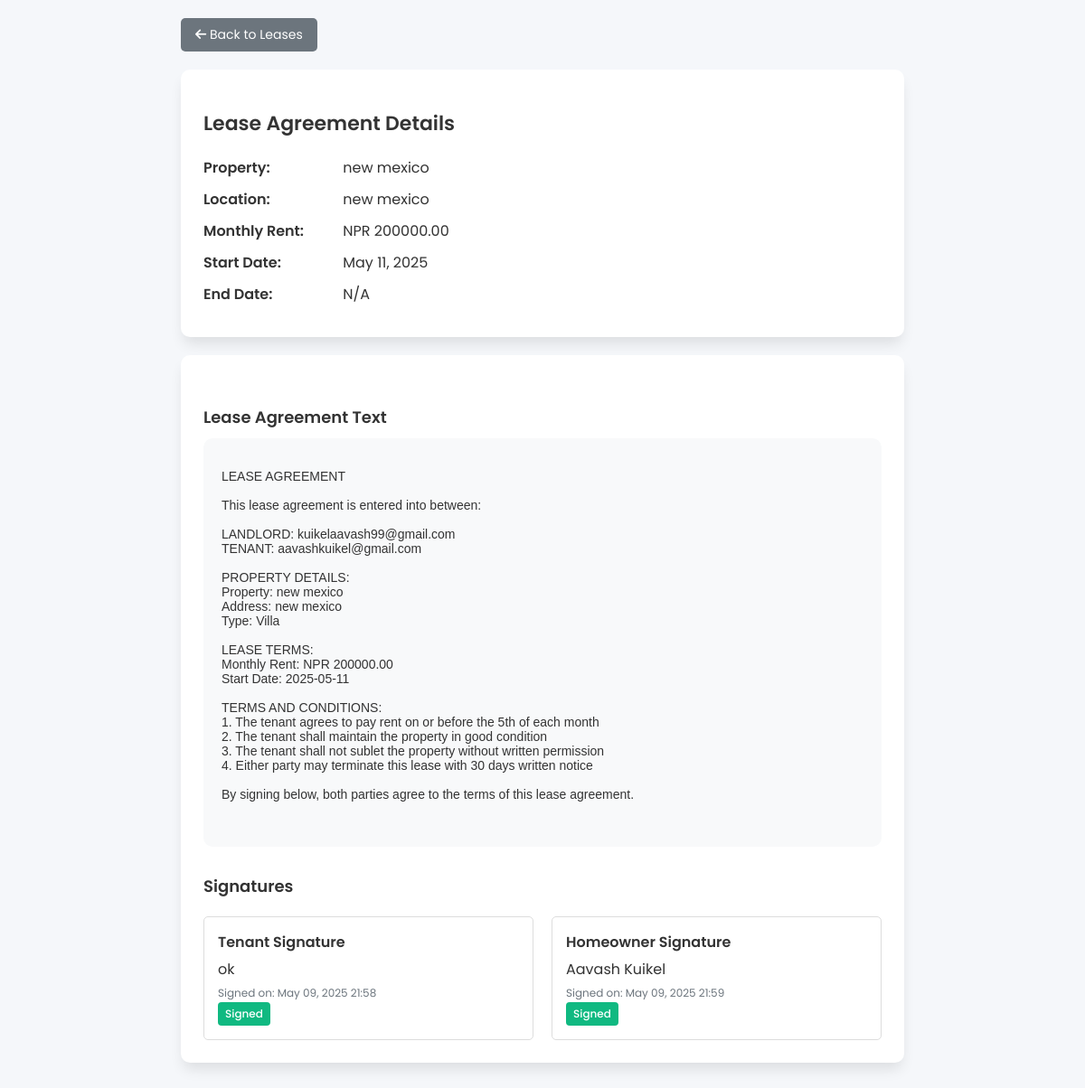
The page /lease/view/5/ (signed in) on the database as committed earlier.
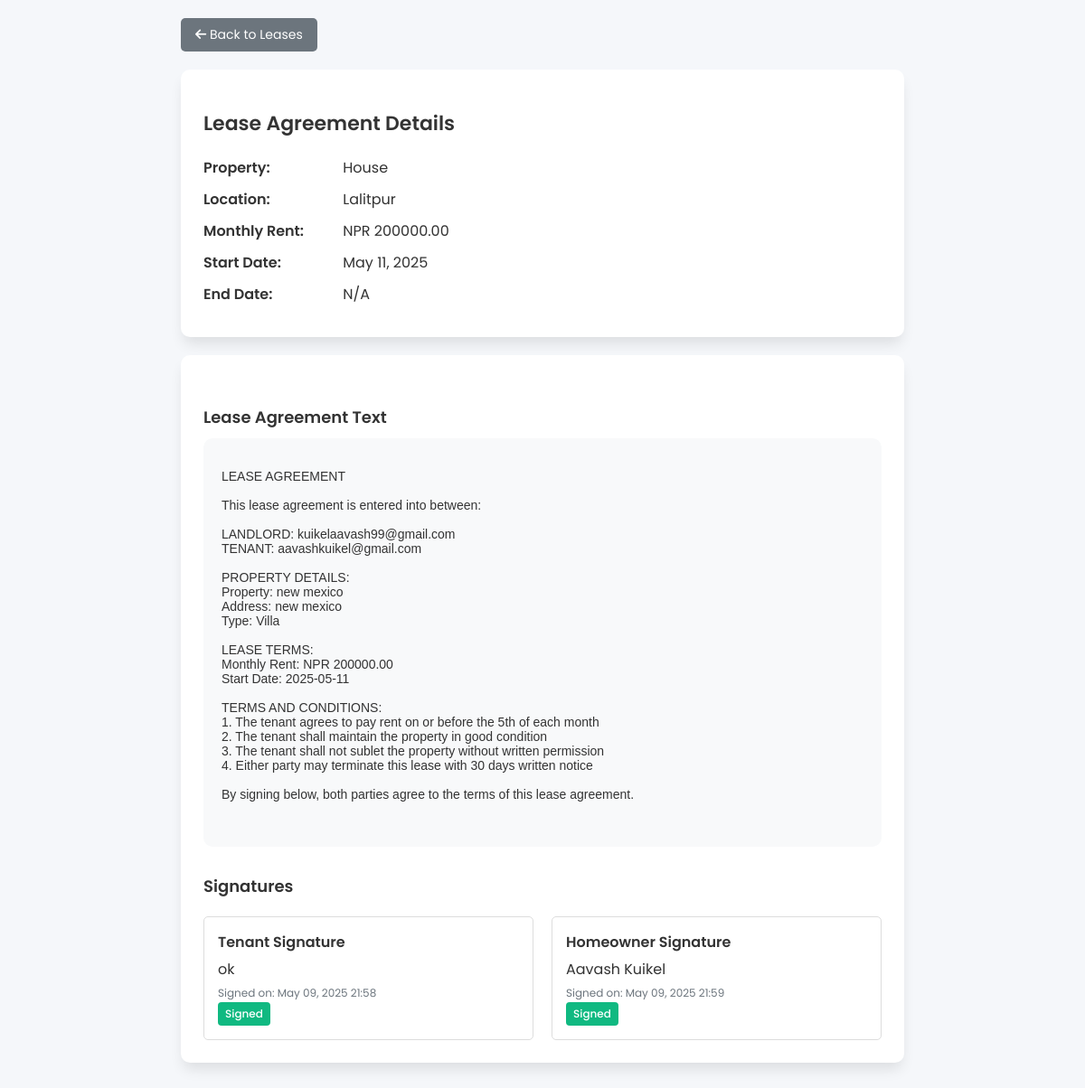
The same page on the database as committed later.
### user/models.py (models this page shows, shortened)
class RentalLeaseAgreement(models.Model):
    rental_request = models.OneToOneField(
        RentalRequest,
        on_delete=models.CASCADE,
        related_name='rental_lease_agreement'
    )
    rental = models.OneToOneField(
        Rental,
        on_delete=models.CASCADE,
        related_name='rental_lease_agreement',
        null=True,
        blank=True
    )
    lease_text = models.TextField()
    tenant_signed = models.BooleanField(default=False)
    tenant_signature = models.TextField(blank=True, null=True)  # Digital signature
    tenant_signed_at = models.DateTimeField(null=True, blank=True)
    homeowner_signed = models.BooleanField(default=False)
    homeowner_signature = models.TextField(blank=True, null=True)
    homeowner_signed_at = models.DateTimeField(null=True, blank=True)
    lease_document = models.FileField(upload_to='rental_lease_documents/', blank=True, null=True)
    tenant_id_front = models.ImageField(upload_to='tenant_ids/', blank=True, null=True)
    tenant_id_back = models.ImageField(upload_to='tenant_ids/', blank=True, null=True)
    created_at = models.DateTimeField(auto_now_add=True)
    updated_at = models.DateTimeField(auto_now=True)

class RentalRequest(models.Model):
    tenant = models.ForeignKey(
        settings.AUTH_USER_MODEL,
        on_delete=models.CASCADE,
        limit_choices_to={'user_type': 'tenant'},
        related_name='rental_requests'
    )
    property = models.ForeignKey(Property, on_delete=models.CASCADE, related_name='rental_requests')
    requested_date = models.DateTimeField(auto_now_add=True)
    start_date = models.DateField()
    end_date = models.DateField(null=True, blank=True)
    message = models.TextField(blank=True, null=True)
    status = models.CharField(
        max_length=20,
        choices=[
            ('pending', 'Pending'),
            ('approved', 'Approved'),
            ('rejected', 'Rejected'),
        ],
        default='pending'
    )

class Property(models.Model):
    PROPERTY_TYPES = [
        ('house', 'House'),
        ('apartment', 'Apartment'),
        ('villa', 'Villa'),
        ('land', 'Land'),
    ]
    homeowner = models.ForeignKey(
        settings.AUTH_USER_MODEL,
        on_delete=models.CASCADE,
        related_name='properties',
        null=True,
        blank=True
    )
    title = models.CharField(max_length=200, default="Unnamed Property")
    location = models.CharField(max_length=200, default="Unknown Location")
    property_type = models.CharField(max_length=20, choices=PROPERTY_TYPES, default='house')
    price = models.DecimalField(max_digits=10, decimal_places=2, default=0.00)
    bedrooms = models.IntegerField(null=True, blank=True, default=1)
    bathrooms = models.IntegerField(null=True, blank=True, default=1)
    description = models.TextField(default="No description available.")
    image = models.ImageField(upload_to='properties/', default='default_property.jpg')
    featured = models.BooleanField(default=False)
    is_available = models.BooleanField(default=True)  # New: To show if property is rented

### user/views.py (the view)
# urls.py: path('lease/view/<int:lease_id>/', views.view_rental_lease, name='view_rental_lease'),
@login_required
def view_rental_lease(request, lease_id):
   lease = get_object_or_404(RentalLeaseAgreement, id=lease_id)
   if request.user != lease.rental_request.tenant and request.user != lease.rental_request.property.homeowner:
       messages.error(request, "You don't have permission to view this lease.")
       return redirect('dashboard')
   return render(request, 'user/view_rental_lease.html', {'lease': lease})

### user/templates/user/view_rental_lease.html (shortened to what this page needs)
<!DOCTYPE html>
<html lang="en">
<head>
  {% load static %}
  <link href="https://cdnjs.cloudflare.com/ajax/libs/font-awesome/6.0.0-beta3/css/all.min.css" rel="stylesheet">
</head>
<body>
    <div class="container">
        {% if user.user_type == 'home owner' %}
          {% if lease.homeowner_signed %}
            <a href="{% url 'dashboard' %}" class="back-btn">
              <i class="fas fa-arrow-left"></i> Back to Dashboard
            </a>
          {% else %}
            <a href="{% url 'homeowner_pending_leases' %}" class="back-btn">
              <i class="fas fa-arrow-left"></i> Back to Pending Leases
            </a>
          {% endif %}
        {% else %}
          <a href="{% url 'tenant_signed_leases' %}" class="back-btn">
            <i class="fas fa-arrow-left"></i> Back to Leases
          </a>
        {% endif %}
    <div class="card">
      <h2>Lease Agreement Details</h2>
      <div class="info-row">
        <span class="info-label">Property:</span>
        {{ lease.rental_request.property.title }}
      </div>
      <div class="info-row">
        <span class="info-label">Location:</span>
        {{ lease.rental_request.property.location }}
      </div>
      <div class="info-row">
        <span class="info-label">Monthly Rent:</span>
        NPR {{ lease.rental_request.property.price|floatformat:2 }}
      </div>
      <div class="info-row">
        <span class="info-label">Start Date:</span>
        {{ lease.rental_request.start_date|date:"M d, Y" }}
      </div>
      <div class="info-row">
        <span class="info-label">End Date:</span>
        {{ lease.rental_request.end_date|date:"M d, Y"|default:"N/A" }}
      </div>
    </div>
    <div class="card">
      <h5>Lease Agreement Text</h5>
      <div class="lease-content">
        <pre style="white-space: pre-wrap; font-family: Arial, sans-serif;">{{ lease.lease_text }}</pre>
      </div>
      <h5>Signatures</h5>
      <div class="signatures">
        <div class="signature-box">
          <div class="signature-label">Tenant Signature</div>
          {% if lease.tenant_signed %}
            <div class="signature-value">{{ lease.tenant_signature }}</div>
            <div class="signature-date">Signed on: {{ lease.tenant_signed_at|date:"M d, Y H:i" }}</div>
            <span class="status-badge signed">Signed</span>
          {% else %}
            <span class="status-badge not-signed">Not Signed</span>
          {% endif %}
        </div>
        <div class="signature-box">
          <div class="signature-label">Homeowner Signature</div>
          {% if lease.homeowner_signed %}
            <div class="signature-value">{{ lease.homeowner_signature }}</div>
            <div class="signature-date">Signed on: {{ lease.homeowner_signed_at|date:"M d, Y H:i" }}</div>
            <span class="status-badge signed">Signed</span>
          {% else %}
            <span class="status-badge not-signed">Not Signed</span>
          {% endif %}
        </div>
      </div>
    </div>
  </div>
</body>
</html>

Rows that differ between the two databases and show on the page:
changed through a linked row, RentalLeaseAgreement "ok": rental_request.property "new mexico" → "House"; rental_request.property.location "new mexico" → "Lalitpur"
